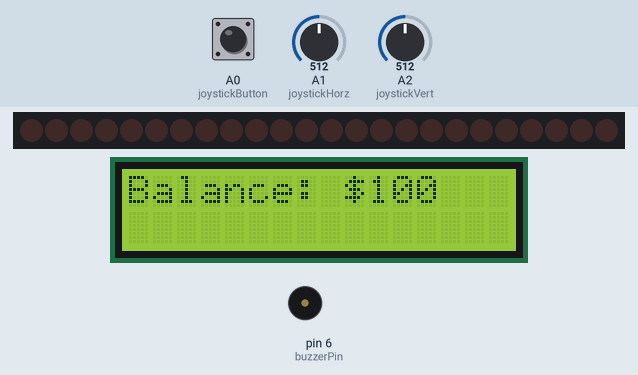
A sketch run on a simulated Arduino Uno, built with avr-gcc and run on an emulated ATmega328P. On the bench: 24 shift-register outputs drawn as a row of LEDs (first output left, lit = HIGH), 16×2 character LCD, buzzer (waves = sounding). Wiring (inferred from the names in the program): 3 × shift register (74HC595): data pin 3; shift clock pin 4; latch pin 5. Wiring (inferred from the signals the program sends): row of LEDs: on Q0, Q1, Q2, Q3, Q4, Q5, Q6, Q7, Q8, Q9, Q10, Q11, Q12, Q13, Q14, Q15, Q16, Q17, Q18, Q19, Q20, Q21, Q22, Q23. Inputs (shaded band) come from the test bench; at power-on: A0 (joystickButton) HIGH, A1 (joystickHorz) = 512, A2 (joystickVert) = 512. Random numbers use the default seed unless the sketch sets one.

Above: at 1.2 s.
1.3 s: A0 (joystickButton) pulled LOW for 1 s
At 1.57 s:
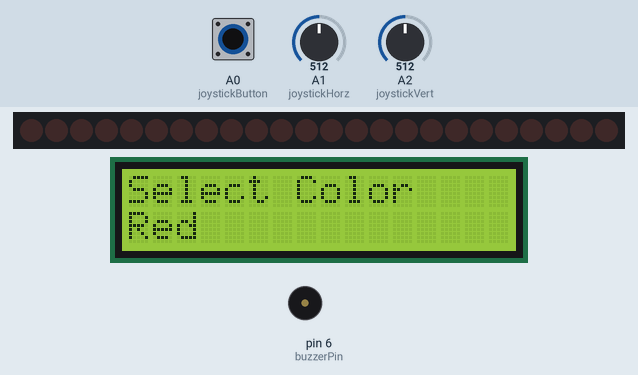
At 42.4 s:
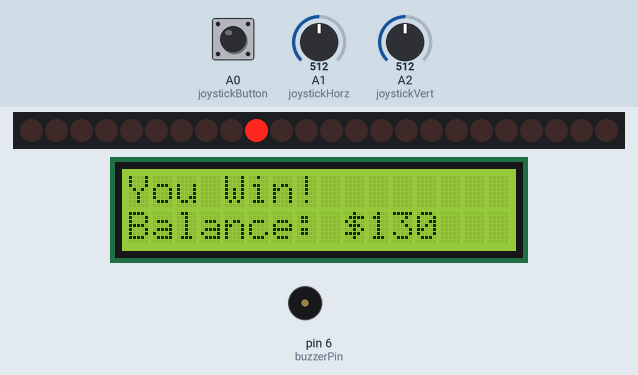
Timing chart, 0 to 45.0 s (numbered marks = the images above; inputs shaded):
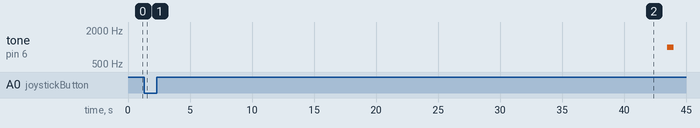

Measured:
- after the input at 1.3 s, tone on pin 6 (buzzerPin): silent → 1000 Hz after 42.2 s, → silent 0.50 s later; the display: changes after 0.17 s (image 1)

The sketch:

joystick-etch-a-sketch.ino
```cpp
#include <LiquidCrystal.h>

const int rs = 13, en = 11, d4 = 10, d5 = 9, d6 = 8, d7 = 7;
LiquidCrystal lcd(rs, en, d4, d5, d6, d7);
byte data[3] = {0, 0, 0}; // Declare the data array at the top

// Function prototypes
void determineFinalColor(int index);
void shiftWrite(int desiredPin, boolean desiredState);
//pins definition
const int dataPin = 3;
const int latchPin = 5;
const int clockPin = 4;
const int buzzerPin = 6;
const int joystickButton  = A0;
const int joystickHorz = A1;
const int joystickVert = A2;

const int numRegisters = 3;
const int numLEDs = numRegisters * 8;
//variables to track the color information
enum LEDColor { RED, GREEN, BLUE, YELLOW, NONE };
//variables to track the status of system
enum GameState {
  INIT,
  SELECT_COLOR,
  SELECT_BET,
  LED_MOVEMENT,
  CALCULATE_RESULT
};
//variables to track color at different states
LEDColor betColor = RED;
LEDColor finalColor = NONE;
GameState currentState = INIT;

LEDColor selectedColor = NONE;
int currentBet = 10;

int balance = 100;//initial balance
int betAmount = 10;//bet amount intial

void setup() {
  //setting pins as output and input
  pinMode(dataPin, OUTPUT);
  pinMode(latchPin, OUTPUT);
  pinMode(clockPin, OUTPUT);
  pinMode(buzzerPin, OUTPUT);
  pinMode(joystickButton , INPUT_PULLUP);
//initialize LCD
  lcd.begin(16, 2);
  //show initial balance
  lcd.print("Balance: $");
  lcd.print(balance);
  //initiate random number to avoid same result everytime
  randomSeed(analogRead(0)); // Seed the random number generator
}

void loop() {
//cases to perform tasks at every state
switch (currentState) {
  //case 1 to initiate betting
    case INIT:
      if (digitalRead(joystickButton) == LOW) {
        currentState = SELECT_COLOR;
        lcd.clear();
        lcd.print("Select Color");
        selectedColor = RED;
        lcd.setCursor(0, 1);
        lcd.print("Red     ");
      }
      break;
//task two for selecting color for bet
    case SELECT_COLOR:
      if (analogRead(joystickHorz) > 600) {
        selectedColor = RED;
        lcd.setCursor(0, 1);
        lcd.print("Red     ");
      } else if (analogRead(joystickHorz) < 400) {
        selectedColor = BLUE;
        lcd.setCursor(0, 1);
        lcd.print("Blue    ");
      } else if (analogRead(joystickVert) > 600) {
        selectedColor = GREEN;
        lcd.setCursor(0, 1);
        lcd.print("Green   ");
      } else if (analogRead(joystickVert) < 400) {
        selectedColor = YELLOW;
        lcd.setCursor(0, 1);
        lcd.print("Yellow  ");
      }

      if (digitalRead(joystickButton) == LOW) {
        currentState = SELECT_BET;
        lcd.clear();
        lcd.print("Bet: $");
        lcd.print(currentBet);
      }
      break;
//task three to select betting amount
    case SELECT_BET:
      if (analogRead(joystickVert) > 600 && currentBet < 30) {
        currentBet += 5;
        if(currentBet == 6) currentBet = 5;
        lcd.setCursor(6, 0);
        lcd.print(currentBet);
        if(currentBet<10)lcd.print(" ");
      } else if (analogRead(joystickVert) < 400 && currentBet > 1) {
        currentBet -= 5;
        lcd.setCursor(6, 0);
        if(currentBet == 0) currentBet = 1;
        lcd.print(currentBet);
        if(currentBet<10)lcd.print(" ");
      }

      if (digitalRead(joystickButton) == LOW) {
        currentState = LED_MOVEMENT;
        lcd.clear();
        lcd.print("Spinning...");
      }
      break;
//task four for LED movement
    case LED_MOVEMENT:
      simulateBallMovement();
      currentState = CALCULATE_RESULT;
      break;
// getting results
    case CALCULATE_RESULT:
      if (finalColor == selectedColor) {
        balance += currentBet * 3;
        lcd.clear();
        lcd.print("You Win!");
        lcd.setCursor(0, 1);
        lcd.print("Balance: $");
        lcd.print(balance);
        delay(2000);
        tone(buzzerPin, 1000, 500);  // Add buzzer sound for win
      } else {
        balance -= currentBet;
        lcd.clear();
        lcd.print("You Lose!");
        lcd.setCursor(0, 1);
        lcd.print("Balance: $");
        lcd.print(balance);
        delay(2000);
      }

      if (balance <= 0) {
        lcd.clear();
        lcd.print("Out of Casino!");
        tone(buzzerPin, 300, 500);  // Game over sound
        delay(500);
        tone(buzzerPin, 200, 500);
        while (1);  // End the game
      } else {
        currentState = INIT;  // Reset the game state to SELECT_COLOR
      }
      break;

  }
  delay(200);
}
//start gaem function to read button value to start the game
void startGame() {
  lcd.clear();
  lcd.print("Bet on: ");
  while (true) {
    int horzValue = analogRead(joystickHorz);
    if (horzValue < 300) {
      betColor = RED;
      lcd.setCursor(8, 0);
      lcd.print("RED   ");
    } else if (horzValue > 700) {
      betColor = YELLOW;
      lcd.setCursor(8, 0);
      lcd.print("YELLOW");
    } else {
      int vertValue = analogRead(joystickVert);
      if (vertValue < 300) {
        betColor = BLUE;
        lcd.setCursor(8, 0);
        lcd.print("BLUE  ");
      } else if (vertValue > 700) {
        betColor = GREEN;
        lcd.setCursor(8, 0);
        lcd.print("GREEN ");
      }
    }

    if (digitalRead(joystickButton ) == LOW) {
      delay(10); // debounce
      if (digitalRead(joystickButton ) == LOW) {
        break;
      }
    }
  }

  lcd.setCursor(0, 1);
  lcd.print("Bet: $");
  lcd.print(betAmount);

  while (true) {
    int vertValue = analogRead(joystickVert);
    if (vertValue < 300 && betAmount < 30) {
      betAmount += 5;
      lcd.setCursor(6, 1);
      lcd.print(betAmount);
      lcd.print("  ");
      delay(200); // delay for better control
    } else if (vertValue > 700 && betAmount > 1) {
      betAmount -= 5;
      lcd.setCursor(6, 1);
      lcd.print(betAmount);
      lcd.print("  ");
      delay(200); // delay for better control
    }

    if (digitalRead(joystickButton ) == LOW) {
      delay(10); // debounce
      if (digitalRead(joystickButton ) == LOW) {
        break;
      }
    }
  }

  // Start the spin
  simulateBallMovement();

  // Check win or lose
  if (betColor == finalColor) {
    balance += betAmount * 3;
    lcd.clear();
    lcd.print("You Win!");
    lcd.setCursor(0, 1);
    lcd.print("Balance: $");
    lcd.print(balance);
    // Play win sound
    tone(buzzerPin, 1000, 500);
    delay(500);
    tone(buzzerPin, 1500, 500);
  } else {
    balance -= betAmount;
    lcd.clear();
    lcd.print("You Lose!");
    lcd.setCursor(0, 1);
    lcd.print("Balance: $");
    lcd.print(balance);
    // Play lose sound
    tone(buzzerPin, 500, 1000);
  }

  if (balance <= 0) {
    lcd.clear();
    lcd.print("Out of Casino!");
    // Play game over sound
    tone(buzzerPin, 300, 500);
    delay(500);
    tone(buzzerPin, 200, 500);
    while (true); // End the game
  }
}
//show ball movement by displaying LEDs
void simulateBallMovement() {
  int delayTime = 50;
  unsigned long startTime = millis();
  unsigned long randomDuration = random(2000, 15000);

  for (int index = 0; ; index = (index + 1) % 24) {
    shiftWrite(index, HIGH);
    delay(delayTime);
    shiftWrite(index, LOW);

    if (millis() - startTime > randomDuration) {
      delayTime += 5;
      if (delayTime > 500) {
        shiftWrite(index, HIGH);
        determineFinalColor(index);
        break;
      }
    }
  }
}
//shift register IC code
void shiftWrite(int desiredPin, boolean desiredState) {
  int byteNumber = desiredPin / 8;
  int bitNumber = desiredPin % 8;

  if (desiredState) {
    data[byteNumber] |= (1 << bitNumber);
  } else {
    data[byteNumber] &= ~(1 << bitNumber);
  }

  digitalWrite(latchPin, LOW);
  for (int i = 2; i >= 0; i--) {
    shiftOut(dataPin, clockPin, MSBFIRST, data[i]);
  }
  digitalWrite(latchPin, HIGH);
}


void determineFinalColor(int index) {
  if (index >= 0 && index <= 4)
    finalColor = YELLOW;
  else if (index >= 5 && index <= 9)
    finalColor = RED;
  else if (index >= 10 && index <= 14)
    finalColor = BLUE;
  else if (index >= 15 && index <= 19)
    finalColor = GREEN;
  else
    finalColor = NONE;
}
```
